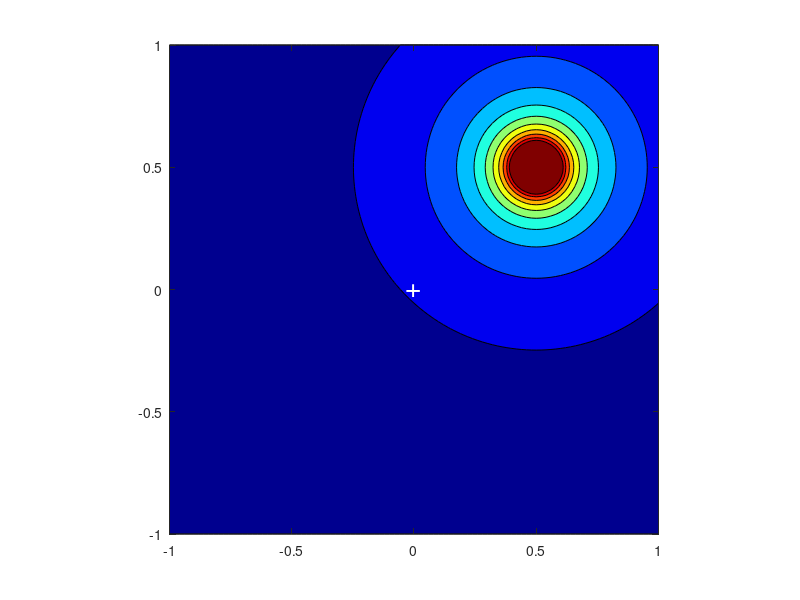
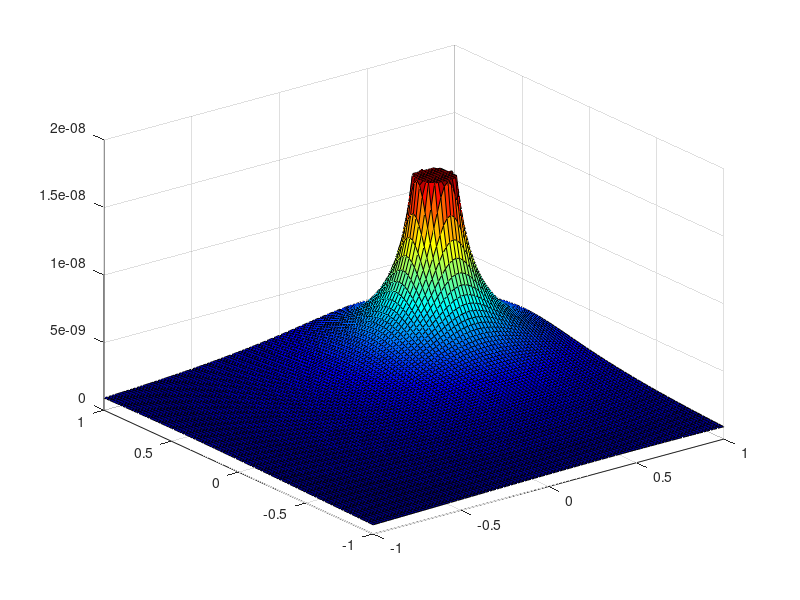

Reproduce these figures in MATLAB, in order. (Note: this script raises an error after producing the figures.)

clear all
close

%%%%% calculating electrostatic potential around charge
K=8.99*10^9; % constant 1/(4*pi*Eps0), where Eps0= 8.85E-12 Farad per meter (F/m)
e0=1.6E-19;  % Charge of an electron

% create mesh
g=-1:0.02:1; % grid step is 0.02
% create 2D mesh grid
[xg,yg]=meshgrid(g);
%%
%%%%% charge 1
q1=1*e0; % Electric charge can exist only as an integral multiple of charge of an electron
% The Possible values of electric charge are q = ± 1e0; ± 2e0; ± 3e0...
%xp=0; % x coordinate of charge - the orgin is in 0.0
%yp=0; % y coordinate of charge - the orgin is in 0.0
xp=0.5; % x coordinate of charge - the orgin is in 0.5
yp=0.5; % y coordinate of charge - the orgin is in 0.5
xi=xg-xp; % displacement between grid point and charge, X component
yi=yg-yp; % displacement between grid point and charge, Y component

R=sqrt(xi.^2 + yi.^2); %
V=q1*K./R; % V=e/(4*pi*eps*r) >> potenital around charge

%%
% inside "circle" is constant (max) value, radius of chrage is d=0.1
d = 0.1; % this is "radious of charge"
Vmax = K*q1 / d;
V(R<d)=Vmax; % inside radius: set to Emax value (we can not calculate E. potential inside the charge)
% plot
figure
contourf(xg,yg,V)
colormap(jet)
text(0,0,'+','FontSize',20,'Color','w','HorizontalAlignment','center','VerticalAlignment','middle')
ax=gca;
axis(ax,'equal')
% saveas(gcf,'Figure_charge1.png')

figure
s=surf(xg,yg,V);
colormap(jet)
s.EdgeColor = 'none';
% saveas(gcf,'Figure_charge11.png')


